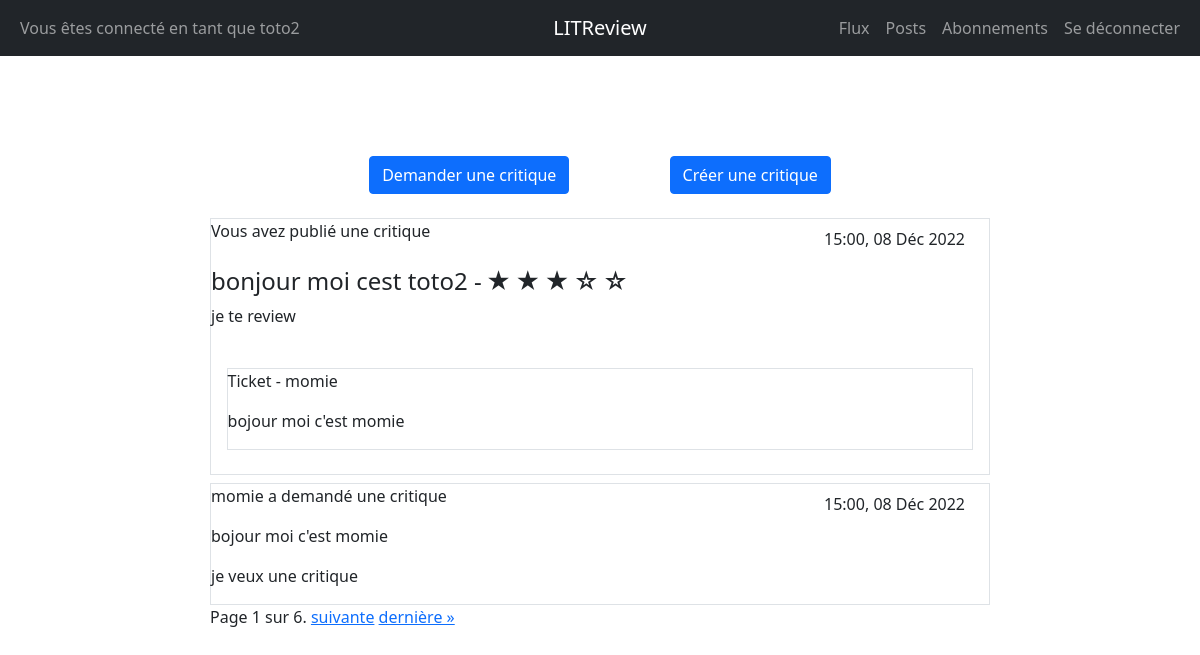
The page /flux/ (signed in) on the database as committed earlier.
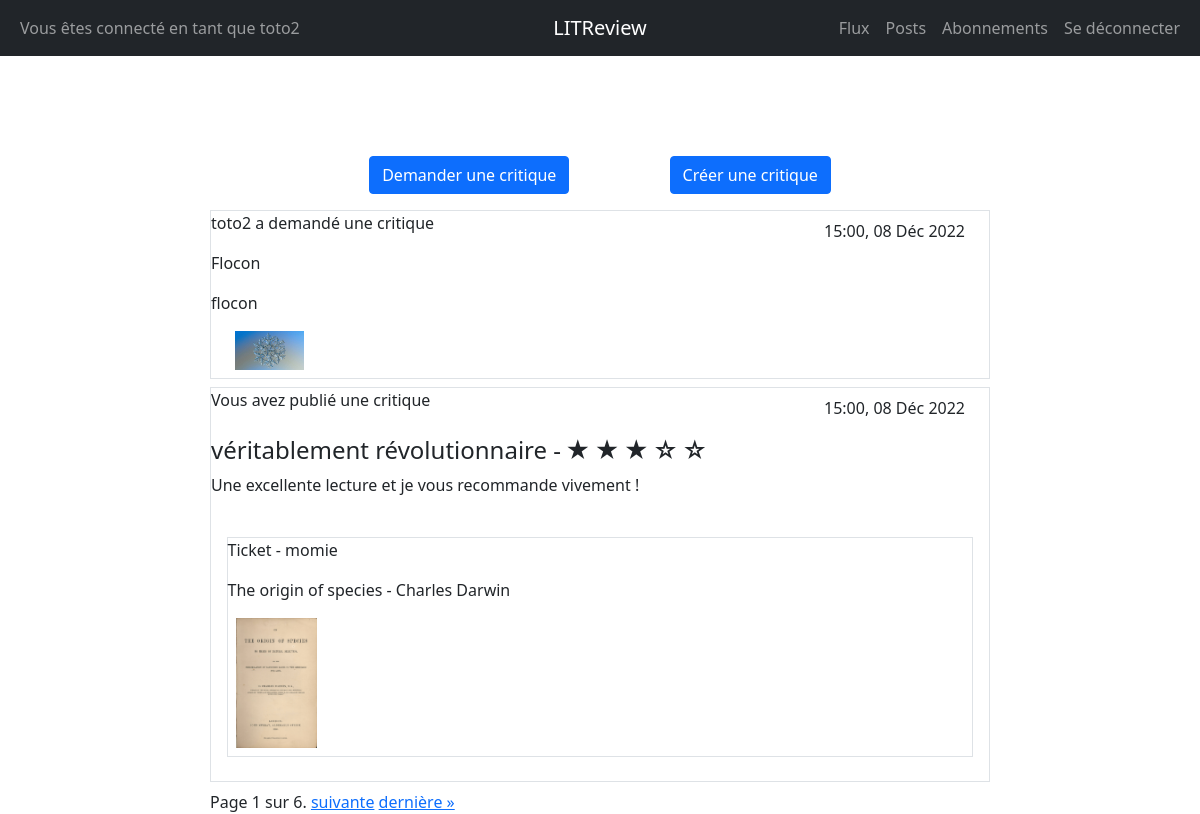
The same page on the database as committed later.
### inscription/models.py (models this page shows)
class Review(models.Model):
    headline = models.CharField(max_length=128)
    rating = models.PositiveSmallIntegerField(
        validators=[MinValueValidator(0), MaxValueValidator(5)])
    body = models.CharField(max_length=8192, blank=True)
    ticket = models.ForeignKey(to=Ticket, on_delete=models.CASCADE)
    user = models.ForeignKey(
        to=settings.AUTH_USER_MODEL, on_delete=models.CASCADE)
    time_created = models.DateTimeField(auto_now_add=True)

class Ticket(models.Model):
    title = models.CharField(max_length=128)
    description = models.TextField(max_length=2048, blank=True)
    image = models.ImageField(null=True, blank=True)
    user = models.ForeignKey(to=settings.AUTH_USER_MODEL, on_delete=models.CASCADE)
    time_created = models.DateTimeField(auto_now_add=True)
    IMAGE_MAX_SIZE = (800, 800)
    if image == None :
        def resize_image(self):
            image = Image.open(self.image)
            image.thumbnail(self.IMAGE_MAX_SIZE)
            image.save(self.image.path)
        def save(self, *args, **kwargs):
            super().save(*args, **kwargs)
            self.resize_image()

class User(AbstractUser):
    pass

### inscription/views.py (the view)
# urls.py: path('flux/', views.flux, name='flux'),
@login_required
def flux(request):
    ticket_answer=''
    user_tickets = Ticket.objects.all().filter(user=request.user)
    user_reviews = Review.objects.all().filter(ticket__in=user_tickets).exclude(user=request.user)
    follow = UserFollows.objects.all().filter(user=request.user)
    follower = [f.followed_user for f in follow] + [User.objects.filter(username=request.user)[0]]
    tickets = Ticket.objects.all().filter(user__in=follower)
    tickets = tickets.annotate(content_type=Value('TICKET', CharField()))
    reviews = Review.objects.all().filter(user__in=follower) | user_reviews
    reviews = reviews.annotate(content_type=Value('REVIEW', CharField()))
    posts = sorted(
        chain(reviews, tickets),
        key=lambda post: post.time_created,
        reverse=True
    )
    paginator = Paginator(posts, 2)
    page_number = request.GET.get('page')
    page_obj = paginator.get_page(page_number)
    for item in page_obj.object_list:
        if item.content_type == 'TICKET' :
            ticket_answer = Review.objects.filter(ticket=item)
    return render(request, 'inscription/flux.html', context={'page_obj': page_obj, 'ticket_answer' : ticket_answer})

### inscription/templatetags/star_filter.py (called while the page is built)
@register.filter(name='times')
def times(number):
    return range(number)

### inscription/templates/inscription/flux.html (shortened to what this page needs)
{% extends 'inscription/base.html' %}
{% block content %}
<div class="d-flex flex-column" style="width:65%;">
    <div class="text-center">
        <a class="btn btn-primary me-5 " href={% url 'create_ticket' %}>Demander une critique</a>
        <a class="btn btn-primary ms-5" href={% url 'create_review' %}>Créer une critique</a>
    </div>
    <div class="mt-3">
        {% for post in page_obj %}
        {% if post.content_type == 'TICKET' %}
        <div class="border  ">
            <div>
                <p class="d-inline-flex">{{ post.user }} a demandé une critique</p>
                <p class="d-inline-flex float-end mt-2 me-4">{% now "H:i, d M Y " %}</p>
            </div>
            <p>{{ post.title }}</p>
            <p>{{ post.description }}</p>
            {% if post.image %}
            <img class="ps-4 pb-2" style="width:12%;" src="{{ post.image.url }}">
            {% endif %}
        </div>
        {% elif post.content_type == 'REVIEW' %}
        <div class="d-flex flex-column  border my-2 ">
            <div>
                <p class="d-inline-flex">Vous avez publié une critique</p>
                <p class="d-inline-flex float-end mt-2 me-4">{% now "H:i, d M Y " %}</p>
            </div>
            <div>
                <h4 class="d-inline-flex">{{ post.headline }} - </h4>
                {% load star_filter %}
                {% for star in 5|times %}
                {% if star|add:"1" <= post.rating %}
                <h4 class="d-inline-flex">&#9733;</h4>
                {% else %}
                <h4 class="d-inline-flex">&#9734;</h4>
                {% endif %}
                {% endfor %}
                <p class=""> {{ post.body }} </p>
            </div>
            <div class="align-self-center border  my-4" style="width:96%;">
                <p>Ticket - {{ post.ticket.user }}</p>
                <p>{{ post.ticket.title }}</p>
                {% if post.ticket.image %}
                <img class="ps-2 pb-2" style="width:12%;" src="{{ post.ticket.image.url }}">
                {% endif %}
            </div>
        </div>
        {% endif %}
        {% endfor %}
    </div>
    <span>
        <span>
            Page {{ page_obj.number }} sur {{ page_obj.paginator.num_pages }}.
        </span>
        {% if page_obj.has_next %}
            <a href="?page={{ page_obj.next_page_number }}">suivante</a>
            <a href="?page={{ page_obj.paginator.num_pages }}">dernière »</a>
        {% endif %}
    </span>
</div>
{% endblock %}

Rows that differ between the two databases and show on the page:
no longer on this page (row edited): Ticket: user "momie", now "15:00, 08 Déc 2022", title "bojour moi c'est momie", description "je veux une critique"
added Ticket: user "toto2", now "15:00, 08 Déc 2022", title "Flocon", description "flocon", image (picture)
changed Review "momie": headline "bonjour moi cest toto2" → "véritablement révolutionnaire"; body "je te review" → "Une excellente lecture et je vous recommande vivement !"; ticket "bojour moi c'est momie" → "The origin of species - Charles Darwin"; ticket.image: picture added
